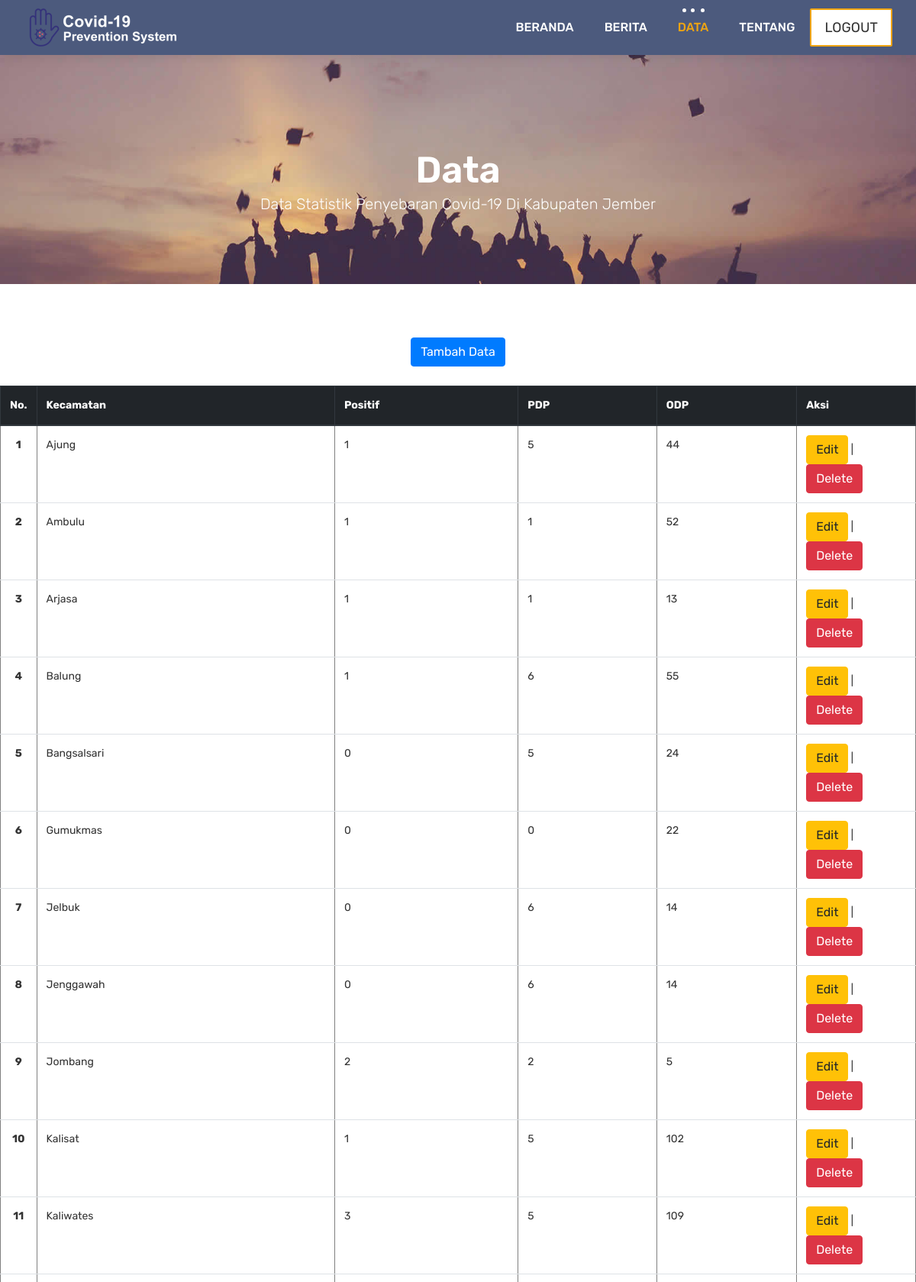
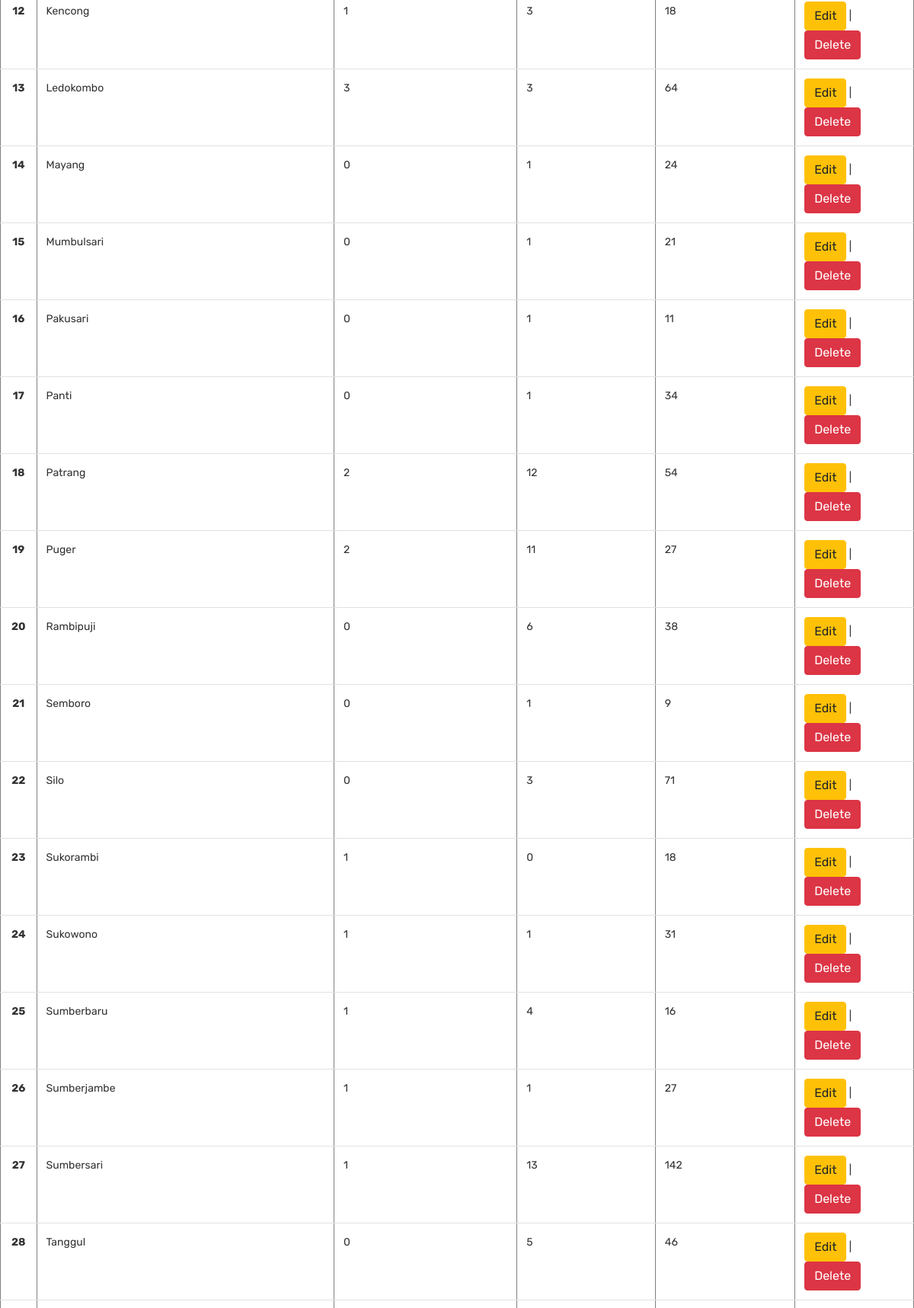
The app's page /adminData.php (upper part) with its own data (2 pictures, top to bottom).
### tables this page shows
CREATE TABLE `data` (
  `idData` int(11) NOT NULL,
  `kecamatan` varchar(50) NOT NULL,
  `positif` int(11) DEFAULT NULL,
  `pdp` int(11) DEFAULT NULL,
  `odp` int(11) DEFAULT NULL
);

### config.php (called while the page is built, shortened)
<?php
$dbServername = 'localhost';
$dbUsername = 'root';
$dbPassword = '';
$dbName = 'dbPemweb';
$db = mysqli_connect($dbServername, $dbUsername, $dbPassword, $dbName);
function tampil($tabel, $key = ""){
    global $db;
    $query = "SELECT * from " . $tabel . $key;
    $cek = mysqli_query($db, $query);
    return $cek;
}
 ?>

### adminData.php (the view, shortened to what this page needs)
<?php
include 'config.php';
$key = '';
$get_data = tampil('data', $key);
 ?>
 <!DOCTYPE html>
 <html lang="en">
     <link rel="stylesheet" href="css/bootstrap.min.css">
     <link rel="stylesheet" href="style.css">
     <link rel="stylesheet" href="css/versions.css">
     <link rel="stylesheet" href="css/responsive.css">
     <link rel="stylesheet" href="css/custom.css">
 </head>
 <body class="host_version">
   <header class="top-navbar">
     <nav class="navbar navbar-expand-lg navbar-light bg-light">
       <div class="container-fluid">
         <a class="navbar-brand" href="index.php">
           <img src="images/logo.png" alt="" />
         </a>
         <div class="collapse navbar-collapse" id="navbars-host">
           <ul class="navbar-nav ml-auto">
             <li class="nav-item"><a class="nav-link" href="adminDashboard.php">Beranda</a></li>
             <li class="nav-item"><a class="nav-link" href="adminBerita.php">Berita</a></li>
             <li class="nav-item active"><a class="nav-link" href="adminData.php">Data</a></li>
             <li class="nav-item dropdown">
               <a class="nav-link dropdown-toggle" href="#" id="dropdown-a" data-toggle="dropdown">Tentang </a>
             </li>
           </ul>
           <ul class="nav navbar-nav navbar-right">
             <li><a class="hover-btn-new log orange" href="index.php" data-target="#login"
                    onclick="return confirm('Keluar?')"><span>Logout</span></a></li>
           </ul>
         </div>
       </div>
     </nav>
   </header>
 	<div class="all-title-box">
 		<div class="container text-center">
 			<h1>Data<span class="m_1">Data Statistik Penyebaran Covid-19 di Kabupaten Jember</span></h1>
 		</div>
 	</div>
   <center>
     <div id="overviews" class="section wb">
       <a href="addData.php"> <input type="button" class="btn btn-primary" value="Tambah Data"> </a>
       <br> <br>
       <table class="table" width='25%' border=1>
         <thead class="thead-dark">
             <tr>
                 <th scope="col" width="3%">No.</th>
                 <th scope="col">Kecamatan</th>
                 <th scope="col">Positif</th>
                 <th scope="col">PDP</th>
                 <th scope="col">ODP</th>
                 <th scope="col" width="13%">Aksi</th>
             </tr>
         </thead>
         <tbody>
           <?php
           $no = 1;
             while ($data = mysqli_fetch_array($get_data)) {
               ?>
                 <tr>
                     <th scope="row" class="text-center"><?= $no; ?></th>
                     <td><?= $data['kecamatan'] ?></td>
                     <td><?= $data['positif'] ?></td>
                     <td><?= $data['pdp'] ?></td>
                     <td><?= $data['odp'] ?></td>
                     <td> <a href="editData.php?id=<?= $data['idData']?>">
                            <input type="button" class="btn btn-warning" value="Edit"> </a> |
                          <a href="deleteData.php?id=<?= $data['idData']?>" onclick="return confirm('Hapus data ini?')">
                            <input type="button" class="btn btn-danger" value="Delete"> </a>
                     </td>
                 </tr>
                 <?php
                 $no++;
               }
              ?>
         </tbody>
       </table>
     </div>
   </center>
 </body>
 </html>

### records on screen
data: kecamatan "Ajung", positif "1", pdp "5", odp "44"
data: kecamatan "Ambulu", positif "1", pdp "1", odp "52"
data: kecamatan "Arjasa", positif "1", pdp "1", odp "13"
data: kecamatan "Balung", positif "1", pdp "6", odp "55"
data: kecamatan "Bangsalsari", positif "0", pdp "5", odp "24"
data: kecamatan "Gumukmas", positif "0", pdp "0", odp "22"
data: kecamatan "Jelbuk", positif "0", pdp "6", odp "14"
data: kecamatan "Jenggawah", positif "0", pdp "6", odp "14"
data: kecamatan "Jombang", positif "2", pdp "2", odp "5"
data: kecamatan "Kalisat", positif "1", pdp "5", odp "102"
data: kecamatan "Kaliwates", positif "3", pdp "5", odp "109"
data: kecamatan "Kencong", positif "1", pdp "3", odp "18"
data: kecamatan "Ledokombo", positif "3", pdp "3", odp "64"
data: kecamatan "Mayang", positif "0", pdp "1", odp "24"
data: kecamatan "Mumbulsari", positif "0", pdp "1", odp "21"
data: kecamatan "Pakusari", positif "0", pdp "1", odp "11"
data: kecamatan "Panti", positif "0", pdp "1", odp "34"
data: kecamatan "Patrang", positif "2", pdp "12", odp "54"
data: kecamatan "Puger", positif "2", pdp "11", odp "27"
data: kecamatan "Rambipuji", positif "0", pdp "6", odp "38"
data: kecamatan "Semboro", positif "0", pdp "1", odp "9"
data: kecamatan "Silo", positif "0", pdp "3", odp "71"
data: kecamatan "Sukorambi", positif "1", pdp "0", odp "18"
data: kecamatan "Sukowono", positif "1", pdp "1", odp "31"
data: kecamatan "Sumberbaru", positif "1", pdp "4", odp "16"
data: kecamatan "Sumberjambe", positif "1", pdp "1", odp "27"
data: kecamatan "Sumbersari", positif "1", pdp "13", odp "142"
data: kecamatan "Tanggul", positif "0", pdp "5", odp "46"
